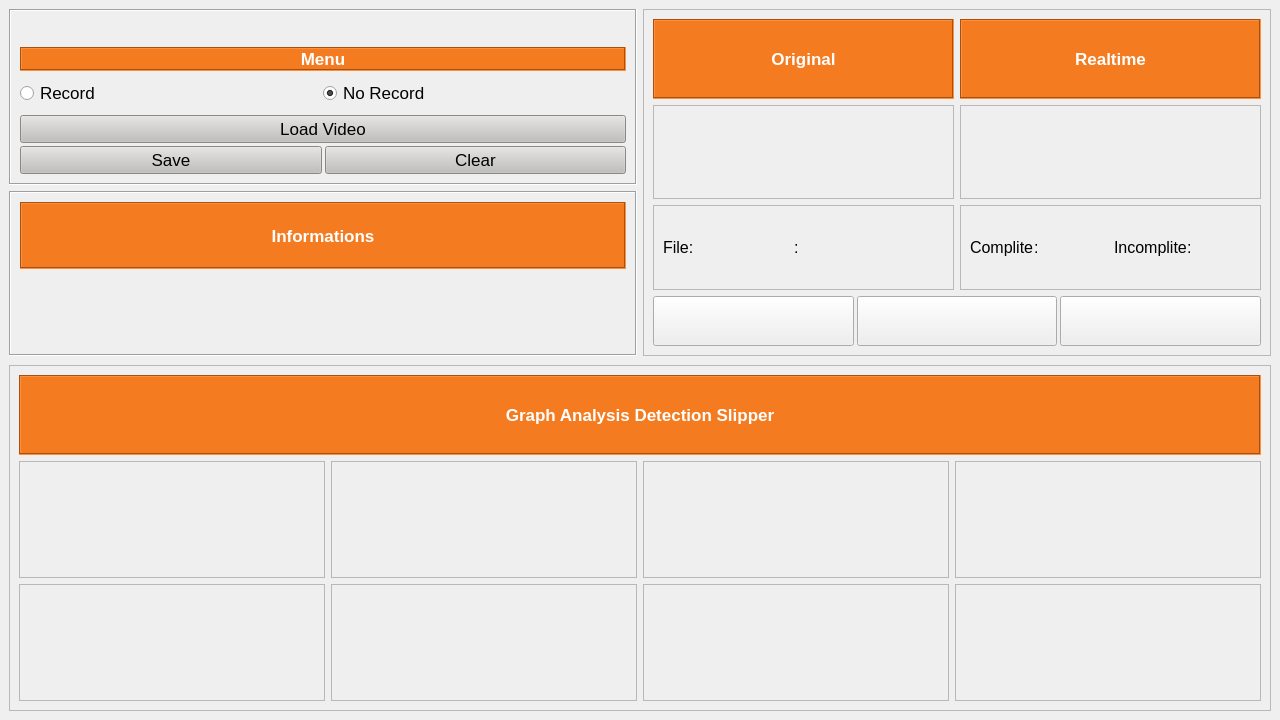
<?xml version="1.0" encoding="UTF-8"?>
<ui version="4.0">
 <class>Form</class>
 <widget class="QWidget" name="Form">
  <property name="geometry">
   <rect>
    <x>0</x>
    <y>0</y>
    <width>1280</width>
    <height>720</height>
   </rect>
  </property>
  <property name="windowTitle">
   <string>Form</string>
  </property>
  <property name="styleSheet">
   <string notr="true"/>
  </property>
  <layout class="QVBoxLayout" name="verticalLayout_9">
   <property name="spacing">
    <number>9</number>
   </property>
   <property name="leftMargin">
    <number>9</number>
   </property>
   <property name="topMargin">
    <number>9</number>
   </property>
   <property name="rightMargin">
    <number>9</number>
   </property>
   <property name="bottomMargin">
    <number>9</number>
   </property>
   <item>
    <widget class="QFrame" name="frame_11">
     <property name="maximumSize">
      <size>
       <width>16777215</width>
       <height>1100</height>
      </size>
     </property>
     <property name="frameShape">
      <enum>QFrame::NoFrame</enum>
     </property>
     <property name="frameShadow">
      <enum>QFrame::Raised</enum>
     </property>
     <layout class="QHBoxLayout" name="horizontalLayout_15">
      <property name="spacing">
       <number>6</number>
      </property>
      <property name="leftMargin">
       <number>0</number>
      </property>
      <property name="topMargin">
       <number>0</number>
      </property>
      <property name="rightMargin">
       <number>0</number>
      </property>
      <property name="bottomMargin">
       <number>0</number>
      </property>
      <item>
       <widget class="QFrame" name="frame">
        <property name="minimumSize">
         <size>
          <width>0</width>
          <height>0</height>
         </size>
        </property>
        <property name="maximumSize">
         <size>
          <width>850</width>
          <height>16777215</height>
         </size>
        </property>
        <property name="frameShape">
         <enum>QFrame::NoFrame</enum>
        </property>
        <property name="frameShadow">
         <enum>QFrame::Raised</enum>
        </property>
        <layout class="QVBoxLayout" name="verticalLayout_7">
         <property name="spacing">
          <number>6</number>
         </property>
         <property name="leftMargin">
          <number>0</number>
         </property>
         <property name="topMargin">
          <number>0</number>
         </property>
         <property name="rightMargin">
          <number>0</number>
         </property>
         <property name="bottomMargin">
          <number>0</number>
         </property>
         <item>
          <widget class="QFrame" name="frame_3">
           <property name="maximumSize">
            <size>
             <width>16777215</width>
             <height>400</height>
            </size>
           </property>
           <property name="font">
            <font>
             <pointsize>12</pointsize>
             <weight>75</weight>
             <bold>true</bold>
            </font>
           </property>
           <property name="frameShape">
            <enum>QFrame::Box</enum>
           </property>
           <property name="frameShadow">
            <enum>QFrame::Sunken</enum>
           </property>
           <layout class="QVBoxLayout" name="verticalLayout_2">
            <property name="spacing">
             <number>9</number>
            </property>
            <property name="leftMargin">
             <number>9</number>
            </property>
            <property name="topMargin">
             <number>9</number>
            </property>
            <property name="rightMargin">
             <number>9</number>
            </property>
            <property name="bottomMargin">
             <number>9</number>
            </property>
            <item>
             <widget class="QLabel" name="label_2">
              <property name="maximumSize">
               <size>
                <width>16777215</width>
                <height>100</height>
               </size>
              </property>
              <property name="text">
               <string/>
              </property>
              <property name="pixmap">
               <pixmap>icon/logo kai.png</pixmap>
              </property>
              <property name="scaledContents">
               <bool>true</bool>
              </property>
             </widget>
            </item>
            <item>
             <widget class="QLabel" name="label">
              <property name="maximumSize">
               <size>
                <width>16777215</width>
                <height>80</height>
               </size>
              </property>
              <property name="font">
               <font>
                <pointsize>13</pointsize>
                <weight>75</weight>
                <bold>true</bold>
               </font>
              </property>
              <property name="styleSheet">
               <string notr="true">background-color: rgb(244, 123, 32);
color: rgb(255, 255, 255);</string>
              </property>
              <property name="frameShape">
               <enum>QFrame::Box</enum>
              </property>
              <property name="frameShadow">
               <enum>QFrame::Sunken</enum>
              </property>
              <property name="text">
               <string>Menu</string>
              </property>
              <property name="alignment">
               <set>Qt::AlignCenter</set>
              </property>
             </widget>
            </item>
            <item>
             <widget class="QFrame" name="frame_10">
              <property name="maximumSize">
               <size>
                <width>16777215</width>
                <height>50</height>
               </size>
              </property>
              <property name="font">
               <font>
                <pointsize>12</pointsize>
                <weight>50</weight>
                <bold>false</bold>
               </font>
              </property>
              <property name="frameShape">
               <enum>QFrame::NoFrame</enum>
              </property>
              <property name="frameShadow">
               <enum>QFrame::Raised</enum>
              </property>
              <layout class="QHBoxLayout" name="horizontalLayout_2">
               <property name="spacing">
                <number>0</number>
               </property>
               <property name="leftMargin">
                <number>0</number>
               </property>
               <property name="topMargin">
                <number>0</number>
               </property>
               <property name="rightMargin">
                <number>0</number>
               </property>
               <property name="bottomMargin">
                <number>0</number>
               </property>
               <item>
                <widget class="QRadioButton" name="radioButton_record">
                 <property name="font">
                  <font>
                   <pointsize>13</pointsize>
                   <weight>50</weight>
                   <bold>false</bold>
                  </font>
                 </property>
                 <property name="text">
                  <string>Record</string>
                 </property>
                </widget>
               </item>
               <item>
                <widget class="QRadioButton" name="radioButton_norecord">
                 <property name="font">
                  <font>
                   <pointsize>13</pointsize>
                   <weight>50</weight>
                   <bold>false</bold>
                  </font>
                 </property>
                 <property name="text">
                  <string>No Record</string>
                 </property>
                 <property name="checked">
                  <bool>true</bool>
                 </property>
                </widget>
               </item>
              </layout>
             </widget>
            </item>
            <item>
             <widget class="QFrame" name="frame_9">
              <property name="maximumSize">
               <size>
                <width>16777215</width>
                <height>140</height>
               </size>
              </property>
              <property name="frameShape">
               <enum>QFrame::NoFrame</enum>
              </property>
              <property name="frameShadow">
               <enum>QFrame::Raised</enum>
              </property>
              <layout class="QVBoxLayout" name="verticalLayout_8">
               <property name="spacing">
                <number>3</number>
               </property>
               <property name="leftMargin">
                <number>0</number>
               </property>
               <property name="topMargin">
                <number>0</number>
               </property>
               <property name="rightMargin">
                <number>0</number>
               </property>
               <property name="bottomMargin">
                <number>0</number>
               </property>
               <item>
                <widget class="QFrame" name="frame_7">
                 <property name="maximumSize">
                  <size>
                   <width>16777215</width>
                   <height>16777215</height>
                  </size>
                 </property>
                 <property name="frameShape">
                  <enum>QFrame::NoFrame</enum>
                 </property>
                 <property name="frameShadow">
                  <enum>QFrame::Raised</enum>
                 </property>
                 <layout class="QVBoxLayout" name="verticalLayout_6">
                  <property name="spacing">
                   <number>0</number>
                  </property>
                  <property name="leftMargin">
                   <number>0</number>
                  </property>
                  <property name="topMargin">
                   <number>0</number>
                  </property>
                  <property name="rightMargin">
                   <number>0</number>
                  </property>
                  <property name="bottomMargin">
                   <number>0</number>
                  </property>
                  <item>
                   <widget class="QPushButton" name="pushButton_2">
                    <property name="maximumSize">
                     <size>
                      <width>16777215</width>
                      <height>16777215</height>
                     </size>
                    </property>
                    <property name="font">
                     <font>
                      <pointsize>13</pointsize>
                      <weight>50</weight>
                      <bold>false</bold>
                     </font>
                    </property>
                    <property name="styleSheet">
                     <string notr="true">background-color: rgb(192, 191, 188);</string>
                    </property>
                    <property name="text">
                     <string>Load Video</string>
                    </property>
                   </widget>
                  </item>
                 </layout>
                </widget>
               </item>
               <item>
                <widget class="QFrame" name="frame_8">
                 <property name="maximumSize">
                  <size>
                   <width>16777215</width>
                   <height>16777215</height>
                  </size>
                 </property>
                 <property name="frameShape">
                  <enum>QFrame::NoFrame</enum>
                 </property>
                 <property name="frameShadow">
                  <enum>QFrame::Raised</enum>
                 </property>
                 <layout class="QHBoxLayout" name="horizontalLayout">
                  <property name="spacing">
                   <number>3</number>
                  </property>
                  <property name="leftMargin">
                   <number>0</number>
                  </property>
                  <property name="topMargin">
                   <number>0</number>
                  </property>
                  <property name="rightMargin">
                   <number>0</number>
                  </property>
                  <property name="bottomMargin">
                   <number>0</number>
                  </property>
                  <item>
                   <widget class="QPushButton" name="pushButton">
                    <property name="font">
                     <font>
                      <pointsize>13</pointsize>
                      <weight>50</weight>
                      <bold>false</bold>
                     </font>
                    </property>
                    <property name="styleSheet">
                     <string notr="true">background-color: rgb(192, 191, 188);</string>
                    </property>
                    <property name="text">
                     <string>Save</string>
                    </property>
                   </widget>
                  </item>
                  <item>
                   <widget class="QPushButton" name="pushButton_3">
                    <property name="font">
                     <font>
                      <pointsize>13</pointsize>
                      <weight>50</weight>
                      <bold>false</bold>
                     </font>
                    </property>
                    <property name="styleSheet">
                     <string notr="true">background-color: rgb(192, 191, 188);</string>
                    </property>
                    <property name="text">
                     <string>Clear</string>
                    </property>
                   </widget>
                  </item>
                 </layout>
                </widget>
               </item>
              </layout>
             </widget>
            </item>
           </layout>
          </widget>
         </item>
         <item>
          <widget class="QFrame" name="frame_19">
           <property name="maximumSize">
            <size>
             <width>16777215</width>
             <height>16777215</height>
            </size>
           </property>
           <property name="frameShape">
            <enum>QFrame::Box</enum>
           </property>
           <property name="frameShadow">
            <enum>QFrame::Sunken</enum>
           </property>
           <layout class="QVBoxLayout" name="verticalLayout_13">
            <property name="spacing">
             <number>9</number>
            </property>
            <property name="leftMargin">
             <number>9</number>
            </property>
            <property name="topMargin">
             <number>9</number>
            </property>
            <property name="rightMargin">
             <number>9</number>
            </property>
            <property name="bottomMargin">
             <number>9</number>
            </property>
            <item>
             <widget class="QLabel" name="label_11">
              <property name="maximumSize">
               <size>
                <width>16777215</width>
                <height>80</height>
               </size>
              </property>
              <property name="font">
               <font>
                <pointsize>13</pointsize>
                <weight>75</weight>
                <bold>true</bold>
               </font>
              </property>
              <property name="styleSheet">
               <string notr="true">background-color: rgb(244, 123, 32);
color: rgb(255, 255, 255);</string>
              </property>
              <property name="frameShape">
               <enum>QFrame::Box</enum>
              </property>
              <property name="frameShadow">
               <enum>QFrame::Sunken</enum>
              </property>
              <property name="text">
               <string>Informations</string>
              </property>
              <property name="alignment">
               <set>Qt::AlignCenter</set>
              </property>
             </widget>
            </item>
            <item>
             <widget class="QLabel" name="label_table">
              <property name="text">
               <string/>
              </property>
             </widget>
            </item>
           </layout>
          </widget>
         </item>
        </layout>
       </widget>
      </item>
      <item>
       <widget class="QFrame" name="frame_5">
        <property name="frameShape">
         <enum>QFrame::StyledPanel</enum>
        </property>
        <property name="frameShadow">
         <enum>QFrame::Raised</enum>
        </property>
        <layout class="QVBoxLayout" name="verticalLayout_5">
         <property name="spacing">
          <number>6</number>
         </property>
         <property name="leftMargin">
          <number>9</number>
         </property>
         <property name="topMargin">
          <number>9</number>
         </property>
         <property name="rightMargin">
          <number>9</number>
         </property>
         <property name="bottomMargin">
          <number>9</number>
         </property>
         <item>
          <widget class="QFrame" name="frame_15">
           <property name="maximumSize">
            <size>
             <width>16777215</width>
             <height>80</height>
            </size>
           </property>
           <property name="frameShape">
            <enum>QFrame::NoFrame</enum>
           </property>
           <property name="frameShadow">
            <enum>QFrame::Raised</enum>
           </property>
           <layout class="QHBoxLayout" name="horizontalLayout_3">
            <property name="leftMargin">
             <number>0</number>
            </property>
            <property name="topMargin">
             <number>0</number>
            </property>
            <property name="rightMargin">
             <number>0</number>
            </property>
            <property name="bottomMargin">
             <number>0</number>
            </property>
            <item>
             <widget class="QLabel" name="label_12">
              <property name="maximumSize">
               <size>
                <width>16777215</width>
                <height>80</height>
               </size>
              </property>
              <property name="font">
               <font>
                <pointsize>13</pointsize>
                <weight>75</weight>
                <bold>true</bold>
               </font>
              </property>
              <property name="styleSheet">
               <string notr="true">background-color: rgb(244, 123, 32);
color: rgb(255, 255, 255);</string>
              </property>
              <property name="frameShape">
               <enum>QFrame::Box</enum>
              </property>
              <property name="frameShadow">
               <enum>QFrame::Sunken</enum>
              </property>
              <property name="text">
               <string>Original</string>
              </property>
              <property name="alignment">
               <set>Qt::AlignCenter</set>
              </property>
             </widget>
            </item>
            <item>
             <widget class="QLabel" name="label_7">
              <property name="maximumSize">
               <size>
                <width>16777215</width>
                <height>80</height>
               </size>
              </property>
              <property name="font">
               <font>
                <pointsize>13</pointsize>
                <weight>75</weight>
                <bold>true</bold>
               </font>
              </property>
              <property name="styleSheet">
               <string notr="true">background-color: rgb(244, 123, 32);
color: rgb(255, 255, 255);</string>
              </property>
              <property name="frameShape">
               <enum>QFrame::Box</enum>
              </property>
              <property name="frameShadow">
               <enum>QFrame::Sunken</enum>
              </property>
              <property name="text">
               <string>Realtime</string>
              </property>
              <property name="alignment">
               <set>Qt::AlignCenter</set>
              </property>
             </widget>
            </item>
           </layout>
          </widget>
         </item>
         <item>
          <widget class="QFrame" name="frame_22">
           <property name="sizePolicy">
            <sizepolicy hsizetype="Ignored" vsizetype="Ignored">
             <horstretch>0</horstretch>
             <verstretch>0</verstretch>
            </sizepolicy>
           </property>
           <property name="frameShape">
            <enum>QFrame::NoFrame</enum>
           </property>
           <property name="frameShadow">
            <enum>QFrame::Raised</enum>
           </property>
           <layout class="QHBoxLayout" name="horizontalLayout_11">
            <property name="leftMargin">
             <number>0</number>
            </property>
            <property name="topMargin">
             <number>0</number>
            </property>
            <property name="rightMargin">
             <number>0</number>
            </property>
            <property name="bottomMargin">
             <number>0</number>
            </property>
            <item>
             <widget class="QFrame" name="frame_16">
              <property name="frameShape">
               <enum>QFrame::NoFrame</enum>
              </property>
              <property name="frameShadow">
               <enum>QFrame::Raised</enum>
              </property>
              <layout class="QVBoxLayout" name="verticalLayout_11">
               <property name="leftMargin">
                <number>0</number>
               </property>
               <property name="topMargin">
                <number>0</number>
               </property>
               <property name="rightMargin">
                <number>0</number>
               </property>
               <property name="bottomMargin">
                <number>0</number>
               </property>
               <item>
                <widget class="QLabel" name="label_ori">
                 <property name="frameShape">
                  <enum>QFrame::StyledPanel</enum>
                 </property>
                 <property name="text">
                  <string/>
                 </property>
                </widget>
               </item>
               <item>
                <widget class="QFrame" name="frame_29">
                 <property name="maximumSize">
                  <size>
                   <width>16777215</width>
                   <height>85</height>
                  </size>
                 </property>
                 <property name="font">
                  <font>
                   <pointsize>12</pointsize>
                  </font>
                 </property>
                 <property name="frameShape">
                  <enum>QFrame::StyledPanel</enum>
                 </property>
                 <property name="frameShadow">
                  <enum>QFrame::Raised</enum>
                 </property>
                 <layout class="QHBoxLayout" name="horizontalLayout_19">
                  <item>
                   <widget class="QFrame" name="frame_13">
                    <property name="maximumSize">
                     <size>
                      <width>16777215</width>
                      <height>16777215</height>
                     </size>
                    </property>
                    <property name="frameShape">
                     <enum>QFrame::NoFrame</enum>
                    </property>
                    <property name="frameShadow">
                     <enum>QFrame::Raised</enum>
                    </property>
                    <layout class="QHBoxLayout" name="horizontalLayout_4">
                     <property name="spacing">
                      <number>0</number>
                     </property>
                     <property name="leftMargin">
                      <number>0</number>
                     </property>
                     <property name="topMargin">
                      <number>0</number>
                     </property>
                     <property name="rightMargin">
                      <number>0</number>
                     </property>
                     <property name="bottomMargin">
                      <number>0</number>
                     </property>
                     <item>
                      <widget class="QLabel" name="label_informasi_2">
                       <property name="maximumSize">
                        <size>
                         <width>300</width>
                         <height>16777215</height>
                        </size>
                       </property>
                       <property name="frameShape">
                        <enum>QFrame::NoFrame</enum>
                       </property>
                       <property name="text">
                        <string>File:</string>
                       </property>
                       <property name="alignment">
                        <set>Qt::AlignLeading|Qt::AlignLeft|Qt::AlignVCenter</set>
                       </property>
                      </widget>
                     </item>
                     <item>
                      <widget class="QLabel" name="label_10">
                       <property name="maximumSize">
                        <size>
                         <width>20</width>
                         <height>16777215</height>
                        </size>
                       </property>
                       <property name="text">
                        <string>:</string>
                       </property>
                      </widget>
                     </item>
                     <item>
                      <widget class="QLabel" name="name_file">
                       <property name="text">
                        <string/>
                       </property>
                      </widget>
                     </item>
                    </layout>
                   </widget>
                  </item>
                 </layout>
                </widget>
               </item>
              </layout>
             </widget>
            </item>
            <item>
             <widget class="QFrame" name="frame_14">
              <property name="frameShape">
               <enum>QFrame::NoFrame</enum>
              </property>
              <property name="frameShadow">
               <enum>QFrame::Raised</enum>
              </property>
              <layout class="QVBoxLayout" name="verticalLayout_10">
               <property name="leftMargin">
                <number>0</number>
               </property>
               <property name="topMargin">
                <number>0</number>
               </property>
               <property name="rightMargin">
                <number>0</number>
               </property>
               <property name="bottomMargin">
                <number>0</number>
               </property>
               <item>
                <widget class="QLabel" name="label_result">
                 <property name="frameShape">
                  <enum>QFrame::StyledPanel</enum>
                 </property>
                 <property name="text">
                  <string/>
                 </property>
                </widget>
               </item>
               <item>
                <widget class="QFrame" name="frame_26">
                 <property name="maximumSize">
                  <size>
                   <width>16777215</width>
                   <height>85</height>
                  </size>
                 </property>
                 <property name="font">
                  <font>
                   <pointsize>12</pointsize>
                  </font>
                 </property>
                 <property name="frameShape">
                  <enum>QFrame::StyledPanel</enum>
                 </property>
                 <property name="frameShadow">
                  <enum>QFrame::Raised</enum>
                 </property>
                 <layout class="QHBoxLayout" name="horizontalLayout_16">
                  <item>
                   <widget class="QFrame" name="frame_27">
                    <property name="frameShape">
                     <enum>QFrame::NoFrame</enum>
                    </property>
                    <property name="frameShadow">
                     <enum>QFrame::Raised</enum>
                    </property>
                    <layout class="QHBoxLayout" name="horizontalLayout_17">
                     <property name="spacing">
                      <number>0</number>
                     </property>
                     <property name="leftMargin">
                      <number>0</number>
                     </property>
                     <property name="topMargin">
                      <number>0</number>
                     </property>
                     <property name="rightMargin">
                      <number>0</number>
                     </property>
                     <property name="bottomMargin">
                      <number>0</number>
                     </property>
                     <item>
                      <widget class="QLabel" name="label_informasi_11">
                       <property name="maximumSize">
                        <size>
                         <width>300</width>
                         <height>16777215</height>
                        </size>
                       </property>
                       <property name="frameShape">
                        <enum>QFrame::NoFrame</enum>
                       </property>
                       <property name="text">
                        <string>Complite</string>
                       </property>
                       <property name="alignment">
                        <set>Qt::AlignLeading|Qt::AlignLeft|Qt::AlignVCenter</set>
                       </property>
                      </widget>
                     </item>
                     <item>
                      <widget class="QLabel" name="label_24">
                       <property name="maximumSize">
                        <size>
                         <width>20</width>
                         <height>16777215</height>
                        </size>
                       </property>
                       <property name="text">
                        <string>:</string>
                       </property>
                      </widget>
                     </item>
                     <item>
                      <widget class="QLabel" name="label_complite_2">
                       <property name="text">
                        <string/>
                       </property>
                      </widget>
                     </item>
                    </layout>
                   </widget>
                  </item>
                  <item>
                   <widget class="QFrame" name="frame_28">
                    <property name="frameShape">
                     <enum>QFrame::NoFrame</enum>
                    </property>
                    <property name="frameShadow">
                     <enum>QFrame::Raised</enum>
                    </property>
                    <layout class="QHBoxLayout" name="horizontalLayout_18">
                     <property name="spacing">
                      <number>0</number>
                     </property>
                     <property name="leftMargin">
                      <number>0</number>
                     </property>
                     <property name="topMargin">
                      <number>0</number>
                     </property>
                     <property name="rightMargin">
                      <number>0</number>
                     </property>
                     <property name="bottomMargin">
                      <number>0</number>
                     </property>
                     <item>
                      <widget class="QLabel" name="label_informasi_12">
                       <property name="maximumSize">
                        <size>
                         <width>300</width>
                         <height>16777215</height>
                        </size>
                       </property>
                       <property name="frameShape">
                        <enum>QFrame::NoFrame</enum>
                       </property>
                       <property name="text">
                        <string>Incomplite</string>
                       </property>
                       <property name="alignment">
                        <set>Qt::AlignLeading|Qt::AlignLeft|Qt::AlignVCenter</set>
                       </property>
                      </widget>
                     </item>
                     <item>
                      <widget class="QLabel" name="label_25">
                       <property name="maximumSize">
                        <size>
                         <width>20</width>
                         <height>16777215</height>
                        </size>
                       </property>
                       <property name="text">
                        <string>:</string>
                       </property>
                      </widget>
                     </item>
                     <item>
                      <widget class="QLabel" name="label_incomp_2">
                       <property name="text">
                        <string/>
                       </property>
                      </widget>
                     </item>
                    </layout>
                   </widget>
                  </item>
                 </layout>
                </widget>
               </item>
              </layout>
             </widget>
            </item>
           </layout>
          </widget>
         </item>
         <item>
          <widget class="QFrame" name="frame_12">
           <property name="maximumSize">
            <size>
             <width>16777215</width>
             <height>50</height>
            </size>
           </property>
           <property name="frameShape">
            <enum>QFrame::NoFrame</enum>
           </property>
           <property name="frameShadow">
            <enum>QFrame::Raised</enum>
           </property>
           <layout class="QHBoxLayout" name="horizontalLayout_10">
            <property name="spacing">
             <number>3</number>
            </property>
            <property name="leftMargin">
             <number>0</number>
            </property>
            <property name="topMargin">
             <number>0</number>
            </property>
            <property name="rightMargin">
             <number>0</number>
            </property>
            <property name="bottomMargin">
             <number>0</number>
            </property>
            <item>
             <widget class="QPushButton" name="pushButton_backward">
              <property name="maximumSize">
               <size>
                <width>16777215</width>
                <height>50</height>
               </size>
              </property>
              <property name="font">
               <font>
                <pointsize>12</pointsize>
                <weight>50</weight>
                <bold>false</bold>
               </font>
              </property>
              <property name="text">
               <string/>
              </property>
              <property name="icon">
               <iconset>
                <normaloff>icon/step-backward.png</normaloff>icon/step-backward.png</iconset>
              </property>
             </widget>
            </item>
            <item>
             <widget class="QPushButton" name="pushButton_play">
              <property name="maximumSize">
               <size>
                <width>16777215</width>
                <height>50</height>
               </size>
              </property>
              <property name="font">
               <font>
                <pointsize>12</pointsize>
                <weight>50</weight>
                <bold>false</bold>
               </font>
              </property>
              <property name="styleSheet">
               <string notr="true"/>
              </property>
              <property name="text">
               <string/>
              </property>
              <property name="icon">
               <iconset>
                <normalon>icon/play.png</normalon>
                <disabledon>icon/pause.png</disabledon>
               </iconset>
              </property>
             </widget>
            </item>
            <item>
             <widget class="QPushButton" name="pushButton_forward">
              <property name="maximumSize">
               <size>
                <width>16777215</width>
                <height>50</height>
               </size>
              </property>
              <property name="font">
               <font>
                <pointsize>12</pointsize>
                <weight>50</weight>
                <bold>false</bold>
               </font>
              </property>
              <property name="text">
               <string/>
              </property>
              <property name="icon">
               <iconset>
                <normaloff>icon/step-forward.png</normaloff>icon/step-forward.png</iconset>
              </property>
             </widget>
            </item>
           </layout>
          </widget>
         </item>
        </layout>
       </widget>
      </item>
     </layout>
    </widget>
   </item>
   <item>
    <widget class="QFrame" name="frame_2">
     <property name="minimumSize">
      <size>
       <width>900</width>
       <height>0</height>
      </size>
     </property>
     <property name="frameShape">
      <enum>QFrame::NoFrame</enum>
     </property>
     <property name="frameShadow">
      <enum>QFrame::Raised</enum>
     </property>
     <layout class="QVBoxLayout" name="verticalLayout">
      <property name="spacing">
       <number>9</number>
      </property>
      <property name="leftMargin">
       <number>0</number>
      </property>
      <property name="topMargin">
       <number>0</number>
      </property>
      <property name="rightMargin">
       <number>0</number>
      </property>
      <property name="bottomMargin">
       <number>0</number>
      </property>
      <item>
       <widget class="QFrame" name="frame_6">
        <property name="frameShape">
         <enum>QFrame::StyledPanel</enum>
        </property>
        <property name="frameShadow">
         <enum>QFrame::Raised</enum>
        </property>
        <layout class="QVBoxLayout" name="verticalLayout_4">
         <property name="spacing">
          <number>6</number>
         </property>
         <property name="leftMargin">
          <number>9</number>
         </property>
         <property name="topMargin">
          <number>9</number>
         </property>
         <property name="rightMargin">
          <number>9</number>
         </property>
         <property name="bottomMargin">
          <number>9</number>
         </property>
         <item>
          <widget class="QLabel" name="label_9">
           <property name="maximumSize">
            <size>
             <width>16777215</width>
             <height>80</height>
            </size>
           </property>
           <property name="font">
            <font>
             <pointsize>13</pointsize>
             <weight>75</weight>
             <bold>true</bold>
            </font>
           </property>
           <property name="styleSheet">
            <string notr="true">background-color: rgb(244, 123, 32);
color: rgb(255, 255, 255);</string>
           </property>
           <property name="frameShape">
            <enum>QFrame::Box</enum>
           </property>
           <property name="frameShadow">
            <enum>QFrame::Sunken</enum>
           </property>
           <property name="text">
            <string>Graph Analysis Detection Slipper</string>
           </property>
           <property name="alignment">
            <set>Qt::AlignCenter</set>
           </property>
          </widget>
         </item>
         <item>
          <widget class="QFrame" name="frame_4">
           <property name="frameShape">
            <enum>QFrame::NoFrame</enum>
           </property>
           <property name="frameShadow">
            <enum>QFrame::Raised</enum>
           </property>
           <layout class="QVBoxLayout" name="verticalLayout_3">
            <property name="leftMargin">
             <number>0</number>
            </property>
            <property name="topMargin">
             <number>0</number>
            </property>
            <property name="rightMargin">
             <number>0</number>
            </property>
            <property name="bottomMargin">
             <number>0</number>
            </property>
            <item>
             <widget class="QFrame" name="frame_21">
              <property name="sizePolicy">
               <sizepolicy hsizetype="Minimum" vsizetype="Minimum">
                <horstretch>0</horstretch>
                <verstretch>0</verstretch>
               </sizepolicy>
              </property>
              <property name="frameShape">
               <enum>QFrame::NoFrame</enum>
              </property>
              <property name="frameShadow">
               <enum>QFrame::Raised</enum>
              </property>
              <layout class="QHBoxLayout" name="horizontalLayout_6">
               <property name="leftMargin">
                <number>0</number>
               </property>
               <property name="topMargin">
                <number>0</number>
               </property>
               <property name="rightMargin">
                <number>0</number>
               </property>
               <property name="bottomMargin">
                <number>0</number>
               </property>
               <item>
                <widget class="QLabel" name="label_graph_mdl_1">
                 <property name="frameShape">
                  <enum>QFrame::StyledPanel</enum>
                 </property>
                 <property name="text">
                  <string/>
                 </property>
                </widget>
               </item>
               <item>
                <widget class="QLabel" name="label_graph_mdl_2">
                 <property name="frameShape">
                  <enum>QFrame::StyledPanel</enum>
                 </property>
                 <property name="text">
                  <string/>
                 </property>
                </widget>
               </item>
               <item>
                <widget class="QLabel" name="label_graph_mdl_3">
                 <property name="sizePolicy">
                  <sizepolicy hsizetype="Ignored" vsizetype="Ignored">
                   <horstretch>0</horstretch>
                   <verstretch>0</verstretch>
                  </sizepolicy>
                 </property>
                 <property name="frameShape">
                  <enum>QFrame::StyledPanel</enum>
                 </property>
                 <property name="text">
                  <string/>
                 </property>
                </widget>
               </item>
               <item>
                <widget class="QLabel" name="label_graph_mdl_4">
                 <property name="sizePolicy">
                  <sizepolicy hsizetype="Ignored" vsizetype="Ignored">
                   <horstretch>0</horstretch>
                   <verstretch>0</verstretch>
                  </sizepolicy>
                 </property>
                 <property name="frameShape">
                  <enum>QFrame::StyledPanel</enum>
                 </property>
                 <property name="text">
                  <string/>
                 </property>
                </widget>
               </item>
              </layout>
             </widget>
            </item>
            <item>
             <widget class="QFrame" name="frame_20">
              <property name="frameShape">
               <enum>QFrame::NoFrame</enum>
              </property>
              <property name="frameShadow">
               <enum>QFrame::Raised</enum>
              </property>
              <layout class="QHBoxLayout" name="horizontalLayout_5">
               <property name="leftMargin">
                <number>0</number>
               </property>
               <property name="topMargin">
                <number>0</number>
               </property>
               <property name="rightMargin">
                <number>0</number>
               </property>
               <property name="bottomMargin">
                <number>0</number>
               </property>
               <item>
                <widget class="QLabel" name="label_graph_mdl_5">
                 <property name="frameShape">
                  <enum>QFrame::StyledPanel</enum>
                 </property>
                 <property name="text">
                  <string/>
                 </property>
                </widget>
               </item>
               <item>
                <widget class="QLabel" name="label_graph_mdl_6">
                 <property name="frameShape">
                  <enum>QFrame::StyledPanel</enum>
                 </property>
                 <property name="text">
                  <string/>
                 </property>
                </widget>
               </item>
               <item>
                <widget class="QLabel" name="label_graph_mdl_7">
                 <property name="frameShape">
                  <enum>QFrame::StyledPanel</enum>
                 </property>
                 <property name="text">
                  <string/>
                 </property>
                </widget>
               </item>
               <item>
                <widget class="QLabel" name="label_graph_mdl_8">
                 <property name="frameShape">
                  <enum>QFrame::StyledPanel</enum>
                 </property>
                 <property name="text">
                  <string/>
                 </property>
                </widget>
               </item>
              </layout>
             </widget>
            </item>
           </layout>
          </widget>
         </item>
        </layout>
       </widget>
      </item>
     </layout>
    </widget>
   </item>
  </layout>
 </widget>
 <resources/>
 <connections/>
</ui>
